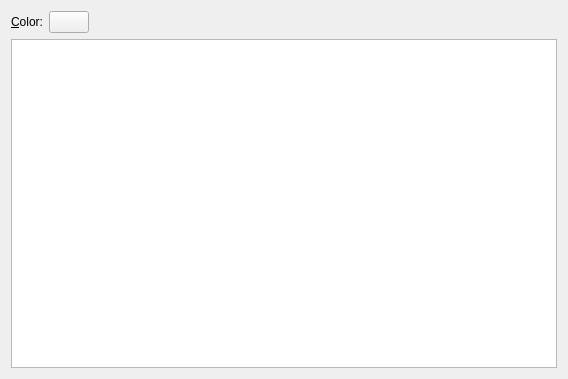
<?xml version="1.0" encoding="UTF-8"?>
<ui version="4.0">
 <class>ViewConfig</class>
 <widget class="QWidget" name="ViewConfig">
  <property name="geometry">
   <rect>
    <x>0</x>
    <y>0</y>
    <width>568</width>
    <height>379</height>
   </rect>
  </property>
  <layout class="QGridLayout" name="gridLayout" rowstretch="0,0,0">
   <item row="0" column="0">
    <widget class="QLabel" name="m_colorLabel">
     <property name="text">
      <string>&amp;Color:</string>
     </property>
     <property name="alignment">
      <set>Qt::AlignRight|Qt::AlignTrailing|Qt::AlignVCenter</set>
     </property>
     <property name="buddy">
      <cstring>m_color</cstring>
     </property>
    </widget>
   </item>
   <item row="0" column="1">
    <layout class="QHBoxLayout" name="horizontalLayout">
     <item>
      <widget class="KColorButton" name="m_color">
       <property name="sizePolicy">
        <sizepolicy hsizetype="Minimum" vsizetype="Fixed">
         <horstretch>0</horstretch>
         <verstretch>0</verstretch>
        </sizepolicy>
       </property>
       <property name="toolTip">
        <string>Change wallpaper frame color</string>
       </property>
       <property name="whatsThis">
        <string>Change the color of the frame that it may be visible when the wallpaper is centered or scaled with the same proportions.</string>
       </property>
       <property name="color">
        <color>
         <red>70</red>
         <green>90</green>
         <blue>130</blue>
        </color>
       </property>
       <property name="defaultColor">
        <color>
         <red>70</red>
         <green>90</green>
         <blue>130</blue>
        </color>
       </property>
      </widget>
     </item>
     <item>
      <spacer name="horizontalSpacer">
       <property name="orientation">
        <enum>Qt::Horizontal</enum>
       </property>
       <property name="sizeHint" stdset="0">
        <size>
         <width>40</width>
         <height>20</height>
        </size>
       </property>
      </spacer>
     </item>
    </layout>
   </item>
   <item row="2" column="0" colspan="2">
    <widget class="QListView" name="m_view">
     <property name="minimumSize">
      <size>
       <width>300</width>
       <height>220</height>
      </size>
     </property>
     <property name="movement">
      <enum>QListView::Static</enum>
     </property>
     <property name="resizeMode">
      <enum>QListView::Adjust</enum>
     </property>
     <property name="layoutMode">
      <enum>QListView::Batched</enum>
     </property>
     <property name="spacing">
      <number>2</number>
     </property>
     <property name="viewMode">
      <enum>QListView::IconMode</enum>
     </property>
     <property name="uniformItemSizes">
      <bool>true</bool>
     </property>
     <property name="wordWrap">
      <bool>true</bool>
     </property>
    </widget>
   </item>
  </layout>
 </widget>
 <customwidgets>
  <customwidget>
   <class>KColorButton</class>
   <extends>QPushButton</extends>
   <header>kcolorbutton.h</header>
  </customwidget>
 </customwidgets>
 <connections/>
</ui>
